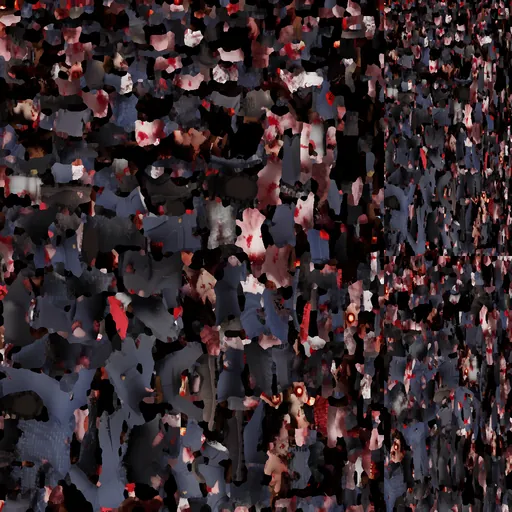
#> input picture assets/inf.common-worker/inf.common-worker.atlas.low.webp, 512 x 512 px, given in place of shot-0080.png, which was not available
$ python r2-sheet.py out.png
#> lines starting #> are read from the running program, lines starting #| are printed output that depends on the picture
"""r2-corpse contact sheet: before/after side-on Alpha line-up, the all-variant top view and killed civilians.
Usage: r2-sheet.py <out.jpg> (reads test-results/r2/...)."""
import sys
from PIL import Image, ImageDraw
cells = [
    ("BEFORE side-on Alphas (high, WebGL2)", "test-results/r2/base-side0/shot-0080.png"),
    ("AFTER side-on Alphas (high, WebGL2)", "test-results/r2/final-a/corpse-side-0/shot-0080.png"),
    ("AFTER all variants, game cam zoom 0.5 (low, WebGPU)", "test-results/r2/m-low-webgpu/corpse-z05-webgpu-low/shot-0080.png"),
    ("AFTER killed civilians (low, WebGPU)", "test-results/r2/m-low-webgpu/corpse-civilians-webgpu-low/shot-0190.png"),
]
w, h = 640, 360
sheet = Image.new("RGB", (w * 2, (h + 18) * 2), "black")
#> sheet: PIL image 1280x756 RGB; every value is 0
draw = ImageDraw.Draw(sheet)
for i, (label, path) in enumerate(cells):
    x, y = (i % 2) * w, (i // 2) * (h + 18)
    sheet.paste(Image.open(path).convert("RGB").resize((w, h)), (x, y + 18))
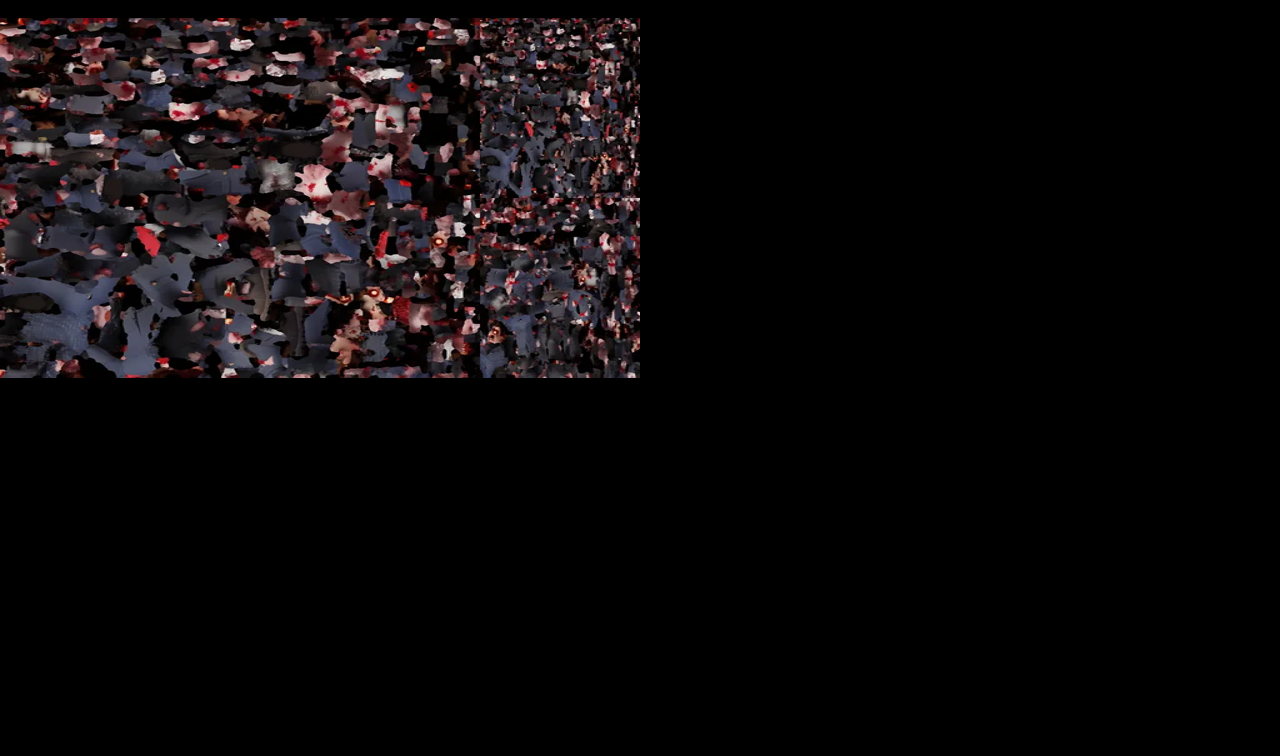
#> sheet: PIL image 1280x756 RGB; mean R, G, B 12.9, 9.8, 10.8
    draw.text((x + 6, y + 3), label, fill="white")
#> pass 2 of the loop `for i, (label, path) in enumerate(cells):`:
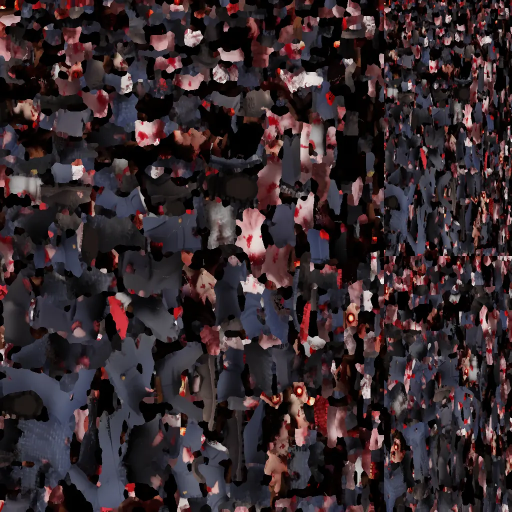
#> input picture assets/inf.common-worker/inf.common-worker.atlas.webp, 1024 x 1024 px, given in place of shot-0080.png, which was not available (shown at 1/2 size)
#> `sheet.paste(Image.open(path).convert("RGB").resize((w, h)), (x, y + 18))`:
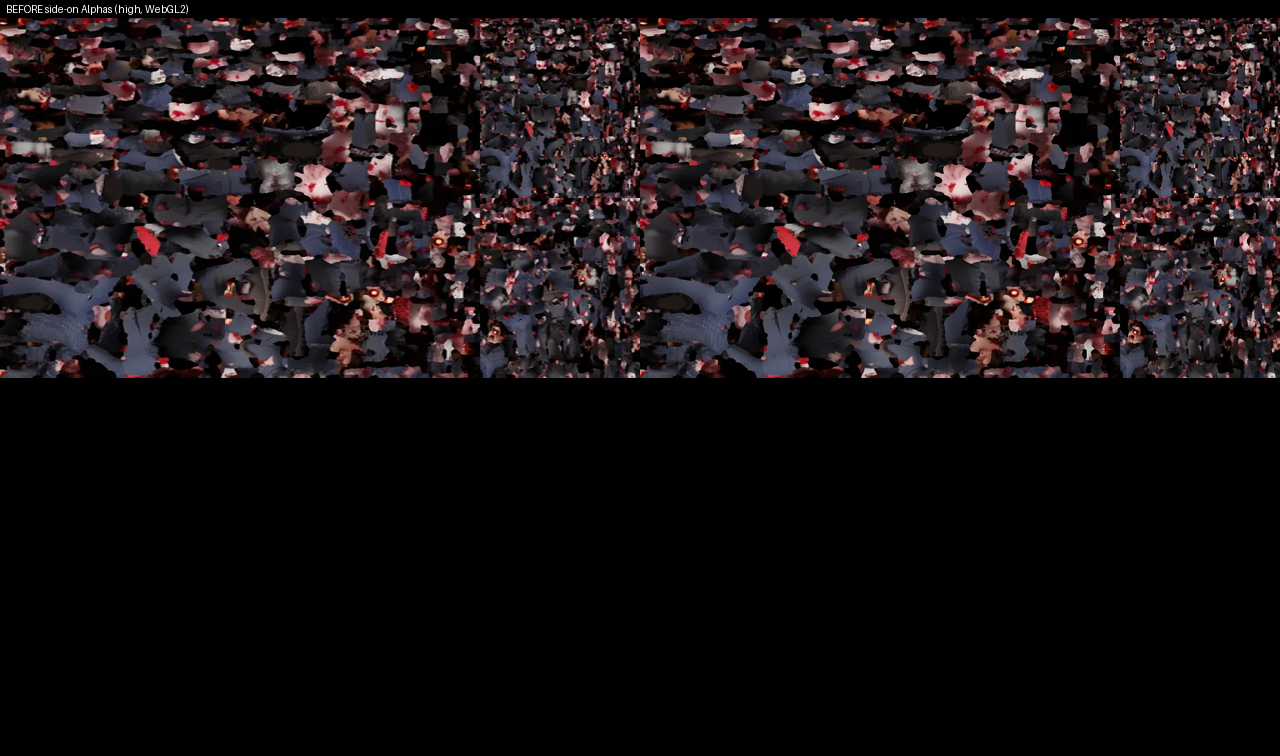
#> sheet: PIL image 1280x756 RGB; mean R, G, B 25.8, 19.7, 21.6
#> (the run stopped early here; a loop or call above may not have finished)
